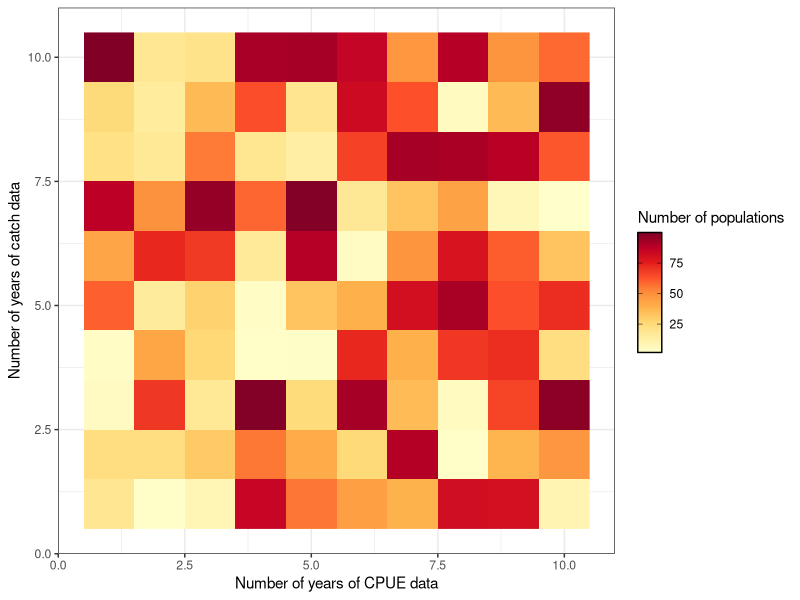

The R source for this figure:


# Read data
################################################################################

# Clear workspace
rm(list = ls())

# Packages
library(tidyverse)

# Directories
plotdir <- "figures"


# Buidl data
data <- expand.grid(catch_n=1:10,
                    cpue_n=1:10) %>% 
  mutate(n=runif(100,0,100))

# Plot data
g <- ggplot(data, aes(x=cpue_n, y=catch_n, fill=n)) +
  geom_raster() +
  # Labels
  labs(x="Number of years of CPUE data",
       y="Number of years of catch data") +
  # Legend
  scale_fill_gradientn(name="Number of populations",
                        colors=RColorBrewer::brewer.pal(9, "YlOrRd")) +
  guides(fill = guide_colorbar(ticks.colour = "black", frame.colour = "black")) +
  # Theme
  theme_bw()
g
